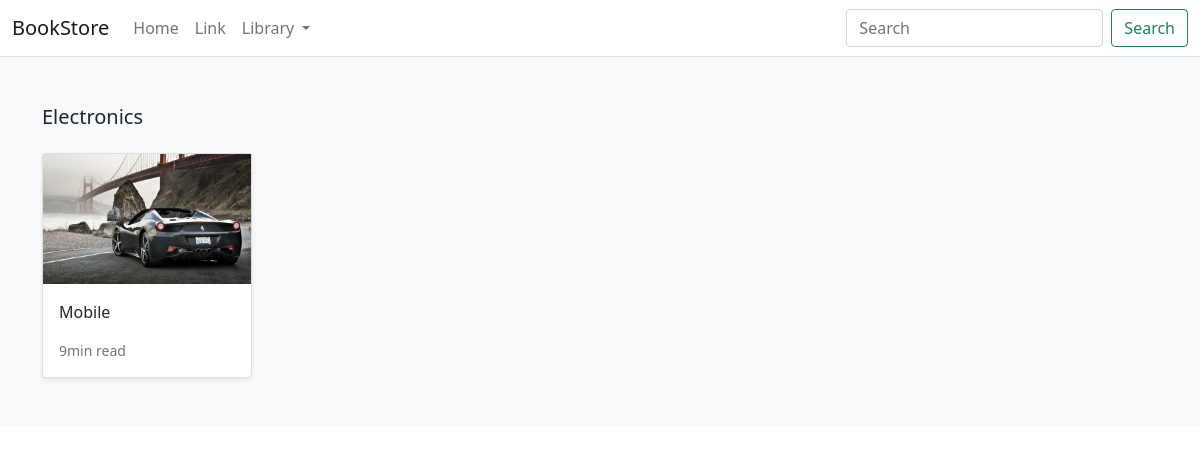
/search/electronics, run on an earlier commit of the app's database.
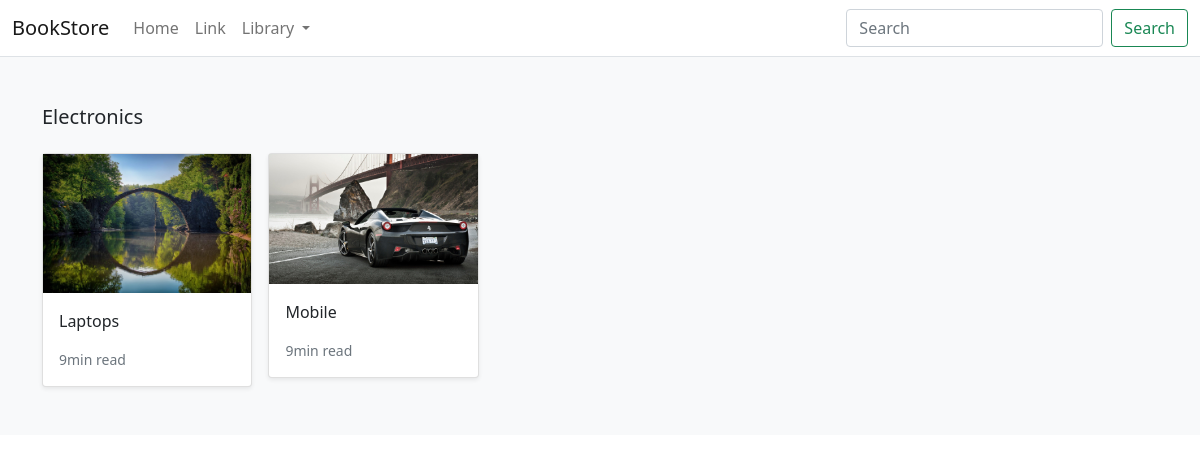
And on a later commit of the database.
### store/models.py (models this page shows, shortened)
class Product(models.Model):
    category=models.ForeignKey(Category, related_name='product', on_delete=models.CASCADE)
    created_by=models.ForeignKey(User, on_delete=models.CASCADE, related_name='product_creator')
    title=models.CharField(max_length=255)
    author=models.CharField(max_length=255, default='admin')
    description=models.TextField(default=True)
    image=models.ImageField(upload_to='image/')
    slug=models.SlugField(max_length=255)
    price=models.DecimalField(max_digits=4, decimal_places=2)
    in_stock=models.BooleanField(default=True)
    is_active=models.BooleanField(default=True)
    created=models.DateTimeField(auto_now_add=True)
    updated=models.DateTimeField(auto_now=True)
    class Meta:
        verbose_name_plural='Products'
        ordering=('-created',)
    def get_absolute_url(self):
        return reverse('store:product_detail', args=[self.slug])

### store/views.py (the view)
# urls.py: path('search/<slug:category_slug>', views.category_list, name='category_list'),
def category_list(request, category_slug):
    category=get_object_or_404(Category, slug=category_slug)
    products=Product.objects.filter(category=category)
    return render(request, 'store/products/category.html', {'category':category, 'products':products})

### store/models.py (called while the page is built)
    def get_absolute_url(self):
        return reverse('store:category_list', args=[self.slug])

### store/views.py (called while the page is built)
def categories(request):
    return{
        'categories':Category.objects.all()
    }

### templates/store/products/category.html (shortened to what this page needs)
{% extends "../base.html" %}
{% load static %}
{% block content %}
<main>
  <div class="album py-5 bg-light">
    <div class="container">
      <div class="pb-3 h5">{{category.name|title}}</div>
      <div class="row row-cols-1 row-cols-sm-2 row-cols-md-5 g-3">
        {% for product in products %}
        <div class="col">
          <div class="card shadow-sm">
          <img class="img-fluid" alt="Responsive image" src="{{ product.image.url }}">
            <div class="card-body">
              <p class="card-text">
                <a class="text-dark text-decoration-none" href="{{ product.get_absolute_url }}">{{ product.title }}</a>
              </p>
              <div class="d-flex justify-content-between align-items-center">
                <small class="text-muted">9min read</small>
              </div>
            </div>
          </div>
        </div>
        {% endfor %}
      </div>
    </div>
  </div>
</main>
{% endblock %}

What changed in the data, as far as the page shows it:
added Product: image (picture), title "Laptops"
